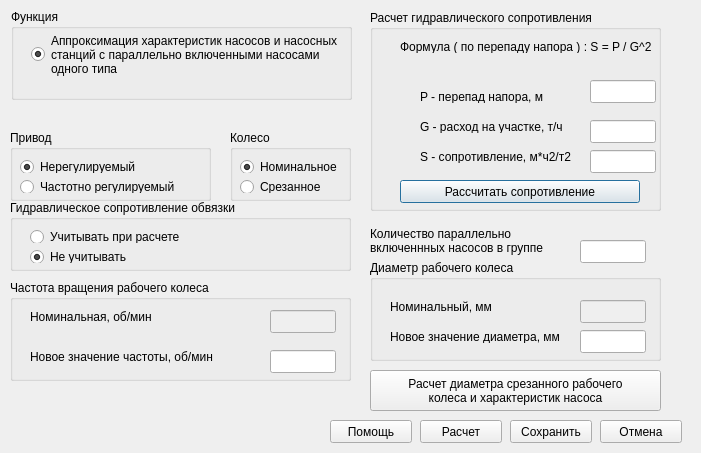
<?xml version="1.0" encoding="UTF-8"?>
<ui version="4.0">
 <class>CNas_charDialog</class>
 <widget class="QDialog" name="CNas_charDialog">
  <property name="geometry">
   <rect>
    <x>0</x>
    <y>0</y>
    <width>701</width>
    <height>453</height>
   </rect>
  </property>
  <property name="windowTitle">
   <string>Характеристики насосов</string>
  </property>
  <widget class="QGroupBox" name="group_Function">
   <property name="geometry">
    <rect>
     <x>11</x>
     <y>9</y>
     <width>341</width>
     <height>91</height>
    </rect>
   </property>
   <property name="title">
    <string>Функция</string>
   </property>
   <widget class="QRadioButton" name="radio_Radio1">
    <property name="geometry">
     <rect>
      <x>20</x>
      <y>20</y>
      <width>311</width>
      <height>51</height>
     </rect>
    </property>
    <property name="text">
     <string>Аппроксимация характеристик насосов и насосных
станций с параллельно включенными насосами
одного типа</string>
    </property>
    <property name="checked">
     <bool>true</bool>
    </property>
    <property name="autoRepeat">
     <bool>false</bool>
    </property>
    <attribute name="buttonGroup">
     <string notr="true">bg_RadioFunction</string>
    </attribute>
   </widget>
  </widget>
  <widget class="QGroupBox" name="group_ResistanceData">
   <property name="geometry">
    <rect>
     <x>370</x>
     <y>10</y>
     <width>291</width>
     <height>201</height>
    </rect>
   </property>
   <property name="title">
    <string>Расчет гидравлического сопротивления</string>
   </property>
   <widget class="QPushButton" name="calcResistanceButton">
    <property name="geometry">
     <rect>
      <x>30</x>
      <y>170</y>
      <width>240</width>
      <height>23</height>
     </rect>
    </property>
    <property name="text">
     <string>Рассчитать сопротивление</string>
    </property>
   </widget>
   <widget class="QLineEdit" name="edit_Edit_s">
    <property name="geometry">
     <rect>
      <x>220</x>
      <y>140</y>
      <width>66</width>
      <height>23</height>
     </rect>
    </property>
   </widget>
   <widget class="QLabel" name="label_Static10">
    <property name="geometry">
     <rect>
      <x>50</x>
      <y>140</y>
      <width>163</width>
      <height>13</height>
     </rect>
    </property>
    <property name="text">
     <string>S - сопротивление, м*ч2/т2</string>
    </property>
   </widget>
   <widget class="QLineEdit" name="edit_Edit_g">
    <property name="geometry">
     <rect>
      <x>220</x>
      <y>110</y>
      <width>66</width>
      <height>23</height>
     </rect>
    </property>
   </widget>
   <widget class="QLabel" name="label_Static9">
    <property name="geometry">
     <rect>
      <x>50</x>
      <y>110</y>
      <width>156</width>
      <height>13</height>
     </rect>
    </property>
    <property name="text">
     <string>G - расход на участке, т/ч</string>
    </property>
   </widget>
   <widget class="QLineEdit" name="edit_Edit_p">
    <property name="geometry">
     <rect>
      <x>220</x>
      <y>70</y>
      <width>66</width>
      <height>23</height>
     </rect>
    </property>
   </widget>
   <widget class="QLabel" name="label_Static8">
    <property name="geometry">
     <rect>
      <x>50</x>
      <y>80</y>
      <width>148</width>
      <height>13</height>
     </rect>
    </property>
    <property name="text">
     <string>P - перепад напора, м</string>
    </property>
   </widget>
   <widget class="QLabel" name="label_Static11">
    <property name="geometry">
     <rect>
      <x>30</x>
      <y>30</y>
      <width>254</width>
      <height>13</height>
     </rect>
    </property>
    <property name="text">
     <string>Формула ( по перепаду напора ) : S = P / G^2</string>
    </property>
   </widget>
  </widget>
  <widget class="QGroupBox" name="group_Resistance">
   <property name="geometry">
    <rect>
     <x>10</x>
     <y>200</y>
     <width>341</width>
     <height>71</height>
    </rect>
   </property>
   <property name="title">
    <string>Гидравлическое сопротивление обвязки</string>
   </property>
   <widget class="QRadioButton" name="radio_Radio6">
    <property name="geometry">
     <rect>
      <x>20</x>
      <y>50</y>
      <width>156</width>
      <height>13</height>
     </rect>
    </property>
    <property name="text">
     <string>Не учитывать</string>
    </property>
    <property name="checked">
     <bool>true</bool>
    </property>
    <attribute name="buttonGroup">
     <string notr="true">bg_RadioResistance</string>
    </attribute>
   </widget>
   <widget class="QRadioButton" name="radio_Radio5">
    <property name="geometry">
     <rect>
      <x>20</x>
      <y>30</y>
      <width>173</width>
      <height>13</height>
     </rect>
    </property>
    <property name="text">
     <string>Учитывать при расчете</string>
    </property>
    <attribute name="buttonGroup">
     <string notr="true">bg_RadioResistance</string>
    </attribute>
   </widget>
  </widget>
  <widget class="QGroupBox" name="group_WheelData">
   <property name="geometry">
    <rect>
     <x>370</x>
     <y>260</y>
     <width>291</width>
     <height>101</height>
    </rect>
   </property>
   <property name="title">
    <string>Диаметр рабочего колеса</string>
   </property>
   <widget class="QLineEdit" name="edit_Edit_dzad">
    <property name="geometry">
     <rect>
      <x>210</x>
      <y>70</y>
      <width>66</width>
      <height>23</height>
     </rect>
    </property>
   </widget>
   <widget class="QLineEdit" name="edit_Edit_dnom">
    <property name="enabled">
     <bool>false</bool>
    </property>
    <property name="geometry">
     <rect>
      <x>210</x>
      <y>40</y>
      <width>66</width>
      <height>23</height>
     </rect>
    </property>
   </widget>
   <widget class="QLabel" name="label_Static13">
    <property name="geometry">
     <rect>
      <x>20</x>
      <y>70</y>
      <width>173</width>
      <height>13</height>
     </rect>
    </property>
    <property name="text">
     <string>Новое значение диаметра, мм</string>
    </property>
   </widget>
   <widget class="QLabel" name="label_Static14">
    <property name="geometry">
     <rect>
      <x>20</x>
      <y>40</y>
      <width>105</width>
      <height>13</height>
     </rect>
    </property>
    <property name="text">
     <string>Номинальный, мм</string>
    </property>
   </widget>
  </widget>
  <widget class="QGroupBox" name="group_DriveData">
   <property name="geometry">
    <rect>
     <x>10</x>
     <y>280</y>
     <width>341</width>
     <height>101</height>
    </rect>
   </property>
   <property name="title">
    <string>Частота вращения рабочего колеса</string>
   </property>
   <widget class="QLineEdit" name="edit_Edit_fzad">
    <property name="geometry">
     <rect>
      <x>260</x>
      <y>70</y>
      <width>66</width>
      <height>23</height>
     </rect>
    </property>
   </widget>
   <widget class="QLineEdit" name="edit_Edit_fnom">
    <property name="enabled">
     <bool>false</bool>
    </property>
    <property name="geometry">
     <rect>
      <x>260</x>
      <y>30</y>
      <width>66</width>
      <height>23</height>
     </rect>
    </property>
   </widget>
   <widget class="QLabel" name="label_Static15">
    <property name="geometry">
     <rect>
      <x>20</x>
      <y>70</y>
      <width>211</width>
      <height>13</height>
     </rect>
    </property>
    <property name="text">
     <string>Новое значение частоты, об/мин</string>
    </property>
   </widget>
   <widget class="QLabel" name="label_Static16">
    <property name="geometry">
     <rect>
      <x>20</x>
      <y>30</y>
      <width>153</width>
      <height>13</height>
     </rect>
    </property>
    <property name="text">
     <string>Номинальная, об/мин</string>
    </property>
   </widget>
  </widget>
  <widget class="QGroupBox" name="group_Drive">
   <property name="geometry">
    <rect>
     <x>10</x>
     <y>130</y>
     <width>201</width>
     <height>71</height>
    </rect>
   </property>
   <property name="title">
    <string>Привод</string>
   </property>
   <widget class="QRadioButton" name="radio_Radio8">
    <property name="geometry">
     <rect>
      <x>10</x>
      <y>50</y>
      <width>156</width>
      <height>13</height>
     </rect>
    </property>
    <property name="text">
     <string>Частотно регулируемый</string>
    </property>
    <attribute name="buttonGroup">
     <string notr="true">bg_RadioDrive</string>
    </attribute>
   </widget>
   <widget class="QRadioButton" name="radio_Radio7">
    <property name="geometry">
     <rect>
      <x>10</x>
      <y>30</y>
      <width>135</width>
      <height>13</height>
     </rect>
    </property>
    <property name="text">
     <string>Нерегулируемый</string>
    </property>
    <property name="checked">
     <bool>true</bool>
    </property>
    <attribute name="buttonGroup">
     <string notr="true">bg_RadioDrive</string>
    </attribute>
   </widget>
  </widget>
  <widget class="QGroupBox" name="group_Wheel">
   <property name="geometry">
    <rect>
     <x>230</x>
     <y>130</y>
     <width>121</width>
     <height>71</height>
    </rect>
   </property>
   <property name="title">
    <string>Колесо</string>
   </property>
   <widget class="QRadioButton" name="radio_Radio10">
    <property name="geometry">
     <rect>
      <x>10</x>
      <y>50</y>
      <width>94</width>
      <height>13</height>
     </rect>
    </property>
    <property name="text">
     <string>Срезанное</string>
    </property>
    <attribute name="buttonGroup">
     <string notr="true">bg_RadioWheel</string>
    </attribute>
   </widget>
   <widget class="QRadioButton" name="radio_Radio9">
    <property name="geometry">
     <rect>
      <x>10</x>
      <y>30</y>
      <width>102</width>
      <height>13</height>
     </rect>
    </property>
    <property name="text">
     <string>Номинальное</string>
    </property>
    <property name="checked">
     <bool>true</bool>
    </property>
    <attribute name="buttonGroup">
     <string notr="true">bg_RadioWheel</string>
    </attribute>
   </widget>
  </widget>
  <widget class="QLineEdit" name="edit_Edit_kol">
   <property name="geometry">
    <rect>
     <x>580</x>
     <y>240</y>
     <width>66</width>
     <height>23</height>
    </rect>
   </property>
  </widget>
  <widget class="QPushButton" name="push_Button6">
   <property name="geometry">
    <rect>
     <x>330</x>
     <y>420</y>
     <width>82</width>
     <height>23</height>
    </rect>
   </property>
   <property name="text">
    <string>Помощь</string>
   </property>
  </widget>
  <widget class="QPushButton" name="push_Calc">
   <property name="geometry">
    <rect>
     <x>420</x>
     <y>420</y>
     <width>82</width>
     <height>23</height>
    </rect>
   </property>
   <property name="text">
    <string>Расчет</string>
   </property>
  </widget>
  <widget class="QPushButton" name="push_Ok">
   <property name="geometry">
    <rect>
     <x>510</x>
     <y>420</y>
     <width>82</width>
     <height>23</height>
    </rect>
   </property>
   <property name="text">
    <string>Сохранить</string>
   </property>
  </widget>
  <widget class="QPushButton" name="push_Cancel">
   <property name="geometry">
    <rect>
     <x>600</x>
     <y>420</y>
     <width>82</width>
     <height>23</height>
    </rect>
   </property>
   <property name="text">
    <string>Отмена</string>
   </property>
  </widget>
  <widget class="QLabel" name="label_Static12">
   <property name="geometry">
    <rect>
     <x>370</x>
     <y>220</y>
     <width>201</width>
     <height>41</height>
    </rect>
   </property>
   <property name="text">
    <string>Количество параллельно включеннных насосов в группе</string>
   </property>
   <property name="wordWrap">
    <bool>true</bool>
   </property>
  </widget>
  <widget class="QPushButton" name="push_Calc_diam">
   <property name="geometry">
    <rect>
     <x>370</x>
     <y>370</y>
     <width>291</width>
     <height>41</height>
    </rect>
   </property>
   <property name="text">
    <string>Расчет диаметра срезанного рабочего
колеса и характеристик насоса</string>
   </property>
  </widget>
 </widget>
 <resources/>
 <connections/>
 <buttongroups>
  <buttongroup name="bg_RadioWheel"/>
  <buttongroup name="bg_RadioResistance"/>
  <buttongroup name="bg_RadioDrive"/>
  <buttongroup name="bg_RadioFunction"/>
 </buttongroups>
</ui>
